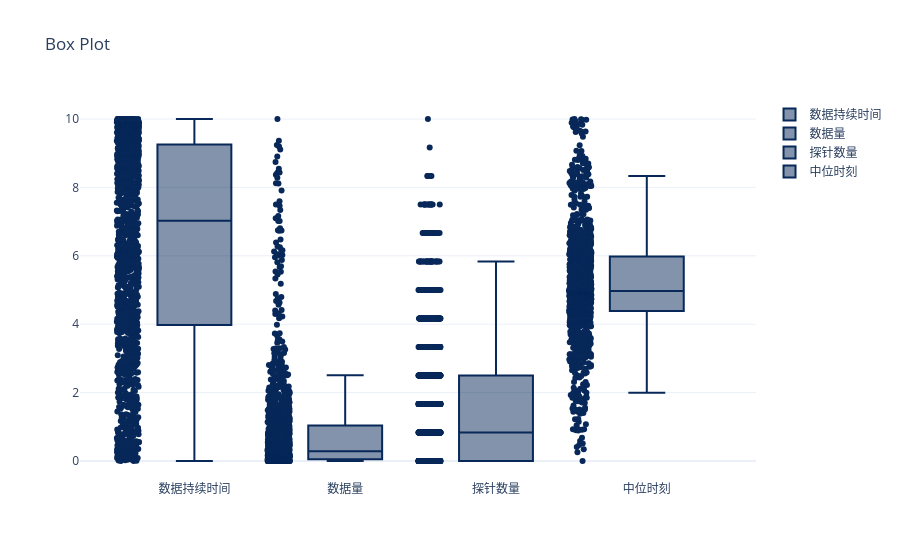

This figure's notebook cell:
### Code cell
myplot.Boxes([(df_outlier.Dur,"数据持续时间"),(df_outlier.Count,"数据量"),
              (df_outlier.A_count,"探针数量"),(df_outlier.Moment,"中位时刻")])

### Figure 1 — Plotly figure (JSON) as saved in the notebook; plotly's stock layout.template omitted (floating-point values rounded to 4 significant figures; data arrays with more than 128 entries replaced by an {"elided": "..."} marker saying what was removed)
{"data": [{"boxpoints": "all", "jitter": 0.3, "line": {"color": "rgb(7,40,89)"}, "marker": {"color": "rgb(7,40,89)"}, "name": "数据持续时间", "pointpos": -1.8, "type": "box", "y": {"elided": "1349 float values"}}, {"boxpoints": "all", "jitter": 0.3, "line": {"color": "rgb(7,40,89)"}, "marker": {"color": "rgb(7,40,89)"}, "name": "数据量", "pointpos": -1.8, "type": "box", "y": {"elided": "1349 float values"}}, {"boxpoints": "all", "jitter": 0.3, "line": {"color": "rgb(7,40,89)"}, "marker": {"color": "rgb(7,40,89)"}, "name": "探针数量", "pointpos": -1.8, "type": "box", "y": {"elided": "1349 float values"}}, {"boxpoints": "all", "jitter": 0.3, "line": {"color": "rgb(7,40,89)"}, "marker": {"color": "rgb(7,40,89)"}, "name": "中位时刻", "pointpos": -1.8, "type": "box", "y": {"elided": "1349 float values"}}], "layout": {"title": {"text": "Box Plot"}}}
